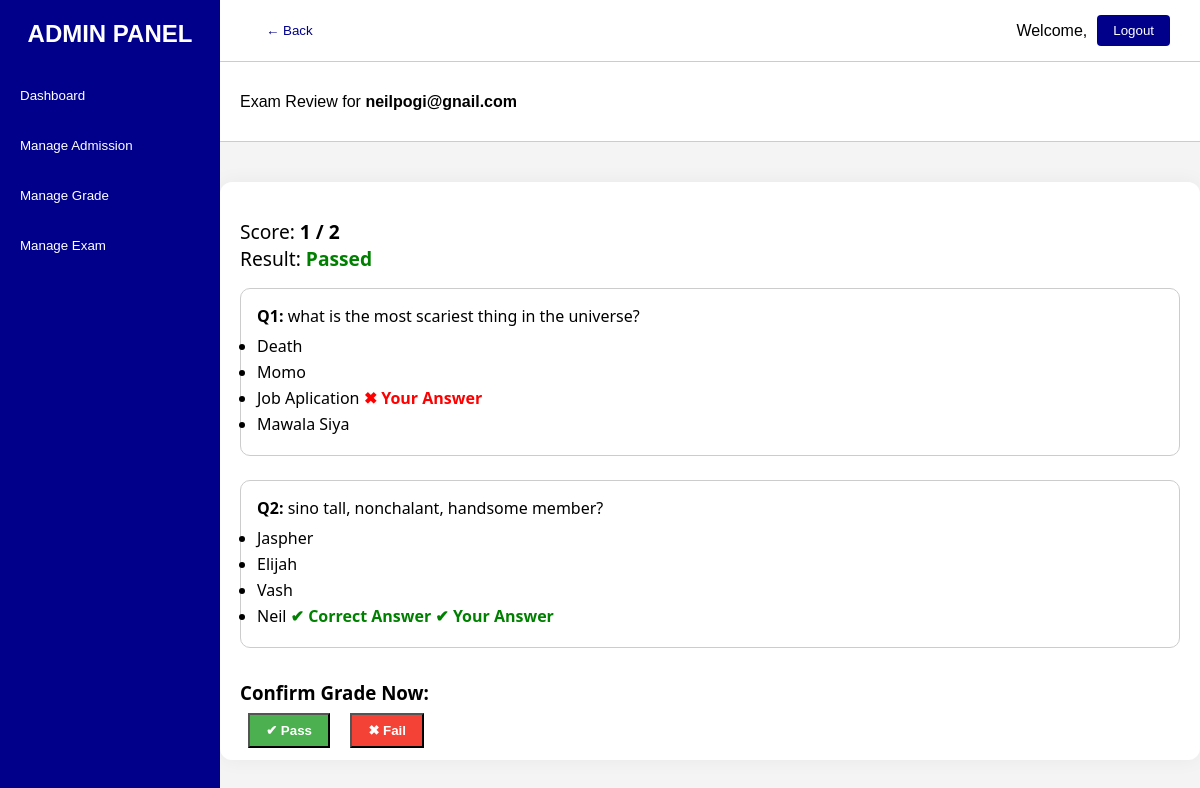
Screenshot of /adminportal/view_exam.php?username=neilpogi@gnail.com with the database file from the repository.
### tables this page shows
CREATE TABLE `questions` (
  `id` int(5) NOT NULL,
  `question_no` varchar(500) NOT NULL,
  `question` varchar(500) NOT NULL,
  `opt1` varchar(500) NOT NULL,
  `opt2` varchar(500) NOT NULL,
  `opt3` varchar(500) NOT NULL,
  `opt4` varchar(500) NOT NULL,
  `answer` varchar(500) NOT NULL,
  `exam_id` int(11) DEFAULT NULL
);

### adminportal/view_exam.php (the view, shortened to what this page needs)
<?php
include('..\php\connection.php');
$username = $_GET['username'];
$attempt = $conn->prepare("SELECT * FROM exam_attempts WHERE email = ? AND is_submitted = 1 ORDER BY ended_at DESC LIMIT 1");
$attempt->bind_param("s", $username);
$attempt->execute();
$attempt_result = $attempt->get_result();
$attempt_data = $attempt_result->fetch_assoc();
$exam_id = $attempt_data['exam_id'];
$attempt_id = $attempt_data['attempt_id'];
$questions_stmt = $conn->prepare("SELECT * FROM questions WHERE exam_id = ?");
$questions_stmt->bind_param("i", $exam_id);
$questions_stmt->execute();
$questions_result = $questions_stmt->get_result();
$answers_stmt = $conn->prepare("SELECT question_no, answer FROM exam_answers WHERE attempt_id = ?");
$answers_stmt->bind_param("i", $attempt_id);
$answers_stmt->execute();
$answers_result = $answers_stmt->get_result();
$user_answers = [];
while ($row = $answers_result->fetch_assoc()) {
    $user_answers[$row['question_no']] = $row['answer'];
}
$total_questions = 0;
$correct_answers = 0;
$questions = [];
while ($row = $questions_result->fetch_assoc()) {
    $qno = $row['question_no'];
    $user_answer = $user_answers[$qno] ?? 'N/A';
    $is_correct = ($user_answer === $row['answer']);
    if ($is_correct) $correct_answers++;
    $total_questions++;
    $questions[] = [
        'question_no' => $qno,
        'question' => $row['question'],
        'opt1' => $row['opt1'],
        'opt2' => $row['opt2'],
        'opt3' => $row['opt3'],
        'opt4' => $row['opt4'],
        'correct_answer' => $row['answer'],
        'user_answer' => $user_answer,
        'is_correct' => $is_correct
    ];
}
$score = "$correct_answers / $total_questions";
$passed = $correct_answers >= ceil($total_questions * 0.5);
?>
<!DOCTYPE html>
<html lang="en">
<head>
  <link rel="stylesheet" href="..\css\adminEC.css">
</head>
<body>
<div class="sidebar">
  <div>
    <div class="logo">ADMIN PANEL</div>
    <div class="nav-top">
      <button class="nav-btn" onclick="window.location.href='admindashboard.php'">Dashboard</button>
      <button class="nav-btn" onclick="window.location.href='adminadmission.php'">Manage Admission</button>
      <button class="nav-btn" onclick="window.location.href='admingrading.php'">Manage Grade</button>
      <button class="nav-btn" onclick="window.location.href='exam_category.php'">Manage Exam</button>
    </div>
  </div>
</div>
<div class="main">
  <div class="topbar">
    <div class="left">
      <button class="backbtn" onclick="history.back()">&larr; Back</button>
    </div>
    <div class="right">
      <p>Welcome, <span><?php echo htmlspecialchars($_SESSION['admin']); ?></span></p>
      <a href="..\php\logout.php"><button class="btn font-weight-bold">Logout</button></a>
    </div>
  </div>
  <div class="subheader">
    <div>Exam Review for <strong><?php echo htmlspecialchars($username); ?></strong></div>
  </div>
  <div class="content">
      <div class="score-box">
        <p>Score: <strong><?php echo $score; ?></strong></p>
        <p>Result: <strong style="color:<?php echo $passed ? 'green' : 'red'; ?>"><?php echo $passed ? 'Passed' : 'Failed'; ?></strong></p>
      </div>
      <?php foreach ($questions as $q): ?>
        <div class="question">
          <p><strong>Q<?php echo $q['question_no']; ?>:</strong> <?php echo htmlspecialchars($q['question']); ?></p>
          <ul class="answer-box">
            <?php for ($i = 1; $i <= 4; $i++):
              $opt = $q["opt$i"];
              $is_user = $q['user_answer'] === $opt;
              $is_correct = $q['correct_answer'] === $opt;
              ?>
              <li style="margin-bottom: 4px;">
                <?php echo htmlspecialchars($opt); ?>
                <?php if ($is_correct): ?>
                  <span class="correct">✔ Correct Answer</span>
                <?php endif; ?>
                <?php if ($is_user && !$is_correct): ?>
                  <span class="incorrect">✖ Your Answer</span>
                <?php elseif ($is_user && $is_correct): ?>
                  <span class="correct">✔ Your Answer</span>
                <?php endif; ?>
              </li>
            <?php endfor; ?>
          </ul>
        </div>
      <?php endforeach; ?>
      <div style="margin-top: 2rem;">
        <h3>Confirm Grade Now:</h3>
        <a href="?username=<?php echo urlencode($username); ?>&confirm=1&result=pass">
          <button class="confirm-btn" style="background-color: #4CAF50; color: white;">✔ Pass</button>
        </a>
        <a href="?username=<?php echo urlencode($username); ?>&confirm=1&result=fail">
          <button class="confirm-btn" style="background-color: #f44336; color: white;">✖ Fail</button>
        </a>
      </div>
  </div>
</div>
</body>
</html>

### css/adminEC.css (style rules this page uses)
.content { max-width: 1200px; width: 100%; margin: 40px auto; padding: 20px; font-family: 'Segoe UI', sans-serif; background: #fff; border-radius: 12px; box-shadow: 0 0 20px rgba(0,0,0,0.05); }

### css/admin.css (style rules this page uses)
* { box-sizing: border-box; margin: 0; padding: 0; }
a { text-decoration: none; }
body { font-family: Arial, sans-serif; height: 100vh; margin: 0; display: flex; overflow: hidden; }
.sidebar { width: 220px; background-color: darkblue; color: #fff; display: flex; flex-direction: column; justify-content: space-between; padding: 20px 0; }
.logo { text-align: center; font-size: 24px; font-weight: bold; margin-bottom: 30px; }
.logo, .nav-top, .nav-bottom { display: flex; flex-direction: column; gap: 15px; align-items: center; }
.nav-btn { background: none; border: none; color: white; padding: 10px 20px; cursor: pointer; width: 100%; text-align: left; transition: background 0.2s; }
.main { flex: 1; display: flex; flex-direction: column; height: 100vh; overflow: hidden; background-color: #f4f4f4; }
.topbar { background-color: #ffffff; padding: 15px 30px; display: flex; align-items: center; justify-content: space-between; border-bottom: 1px solid #ccc; }
.topbar .left, .topbar .center, .topbar .right { display: flex; align-items: center; }
.topbar .left { flex: 1; }
.topbar .right { flex: 1; justify-content: flex-end; gap: 10px; }
.btn { padding: 8px 16px; background-color: darkblue; color: white; border: none; border-radius: 4px; cursor: pointer; }
.backbtn { padding: 8px 16px; background-color: white; color: darkblue; border: none; border-radius: 4px; cursor: pointer; }
.content { flex: 1; padding: 30px; overflow-y: auto; }
.subheader { background-color: white; border-bottom: 1px solid #ccc; padding: 10px 20px; display: flex; justify-content: space-between; align-items: center; height: 80px; }

### adminportal/view_exam.php (style rules this page uses)
.question { margin-bottom: 1.5rem; padding: 1rem; border: 1px solid #ccc; border-radius: 10px; }
.correct { color: green; font-weight: bold; }
.incorrect { color: red; font-weight: bold; }
.answer-box { margin-top: 0.5rem; }
.score-box { font-size: 1.2rem; margin: 1rem 0; }
.confirm-btn { margin: 0.5rem; padding: 8px 16px; font-weight: bold; }

### rows the page displays
questions: question_no "1", question "what is the most scariest thing in the universe?", opt1 "Death", opt2 "Momo", opt3 "Job Aplication", answer "✖ Your Answer", opt4 "Mawala Siya"
questions: question_no "2", question "sino tall, nonchalant, handsome member?", opt1 "Jaspher", opt2 "Elijah", opt3 "Vash", opt4 "Neil", answer "✔ Correct Answer"

### other values shown
$username "neilpogi@gnail.com"
$score "1 / 2"
